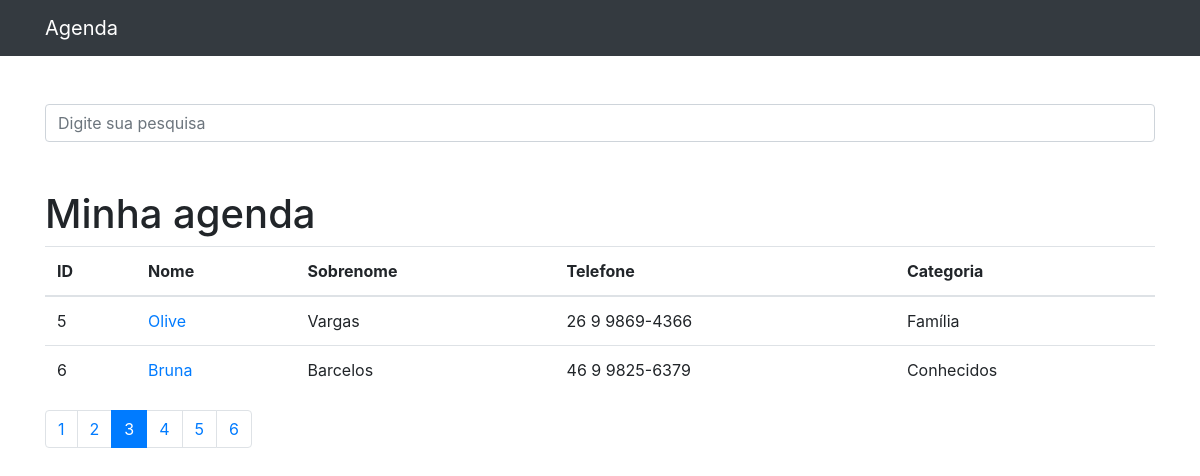
Screenshot of /?p=3 with the database file from the repository.
### contatos/models.py (models this page shows, shortened)
class Contato(models.Model):
    nome = models.CharField(max_length=225)
    sobrenome = models.CharField(max_length=225, blank=True)
    telefone = models.CharField(max_length=225)
    email = models.CharField(max_length=225, blank=True)
    data_criacao = models.DateTimeField(default=timezone.now)
    descricao = models.TextField(blank=True)
    categoria = models.ForeignKey(Categoria, on_delete=models.DO_NOTHING)
    mostrar = models.BooleanField(default=True)
    foto = models.ImageField(blank=True, upload_to='fotos/%Y/%m/')

class Categoria(models.Model):
    nome = models.CharField(max_length=225)
    def __str__(self):
        return self.nome

### contatos/views.py (the view)
# urls.py: path('', views.index, name='index'),
def index(request):
    contatos = Contato.objects.order_by('id').filter(
        mostrar=True
    )
    paginator = Paginator(contatos, 2)
    page = request.GET.get('p')
    contatos = paginator.get_page(page)
    return render(request, 'contatos/index.html', {
        'contatos': contatos
    })

### contatos/templates/contatos/index.html
{% extends 'base.html' %}
{%block conteudo%}
    <h1 class="mt-5">Minha agenda</h1>
        <table class="table">
          <thead>
            <tr>
              <th>ID</th>
              <th>Nome</th>
              <th>Sobrenome</th>
              <th>Telefone</th>
              <th>Categoria</th>
            </tr>
          </thead>
          <tbody>
          {% for contato in contatos %}
            {% if contato.mostrar %}
              <tr>
                <td>{{ contato.id }}</td>
                <td>
                  <a href="{% url 'ver_contato' contato.id %}">{{ contato.nome }}</a>
                </td>
                <td>{{ contato.sobrenome }}</td>
                <td>{{ contato.telefone }}</td>
                <td>{{ contato.categoria }}</td>
              </tr>
            {% endif %}
          {% endfor %}
          </tbody>
        </table>
<nav aria-label="Page navigation example">
  <ul class="pagination">
    {% for pagina in contatos.paginator.page_range %}
      {% if contatos.number == pagina %}
        <li class="page-item active">
          <a class="page-link" href="?p={{ pagina }}&termo={{ request.GET.termo }}">{{pagina}}</a>
        </li>
      {% else %}
        <li class="page-item">
          <a class="page-link" href="?p={{ pagina }}">{{pagina}}</a>
        </li>
      {% endif %}
    {% endfor %}
  </ul>
</nav>
{%endblock%}

### rows the page displays
Contato: id "5", nome "Olive", sobrenome "Vargas", telefone "26 9 9869-4366", categoria "Família"
Contato: id "6", nome "Bruna", sobrenome "Barcelos", telefone "46 9 9825-6379", categoria "Conhecidos"

### other values shown
{{ pagina }} "1" "2" "4" "5" "6"
{{ pagina }} "3"
